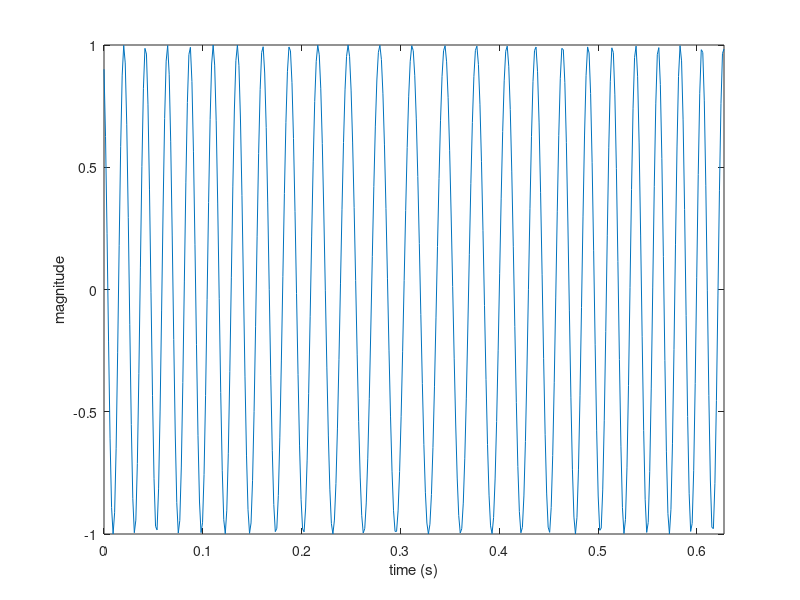

Write the MATLAB code that produced this figure.
A = 1; %magnitude
tp = 2^12; %number of time steps
omega1 = 240; %carrier freq
omega2 = 10; %modulation freq
gamma = pi/7; %phase offset
beta = 5; %modulation amplitude
t = 0:2*pi/tp:2*pi*(1-1/tp); %time vector
x = A*cos(omega1*t+gamma+beta*sin(omega2*t));
%phase modulated signal
plot(t(1:round(length(x)/omega2)),x(1:round(length(x)/omega2))) %plot modulated signal
xlim([0 t(round(length(x)/omega2))])
xlabel('time (s)')
ylabel('magnitude')